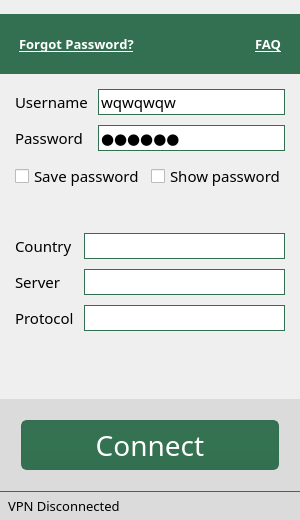
<?xml version="1.0" encoding="UTF-8"?>
<ui version="4.0">
 <class>ConnectWindow</class>
 <widget class="QWidget" name="ConnectWindow">
  <property name="geometry">
   <rect>
    <x>0</x>
    <y>0</y>
    <width>300</width>
    <height>520</height>
   </rect>
  </property>
  <property name="minimumSize">
   <size>
    <width>300</width>
    <height>300</height>
   </size>
  </property>
  <property name="maximumSize">
   <size>
    <width>300</width>
    <height>520</height>
   </size>
  </property>
  <property name="contextMenuPolicy">
   <enum>Qt::DefaultContextMenu</enum>
  </property>
  <property name="windowTitle">
   <string>ConnectWindow</string>
  </property>
  <property name="styleSheet">
   <string notr="true"/>
  </property>
  <layout class="QVBoxLayout" name="verticalLayout">
   <property name="spacing">
    <number>0</number>
   </property>
   <property name="leftMargin">
    <number>0</number>
   </property>
   <property name="topMargin">
    <number>0</number>
   </property>
   <property name="rightMargin">
    <number>0</number>
   </property>
   <property name="bottomMargin">
    <number>0</number>
   </property>
   <item>
    <widget class="QLabel" name="label">
     <property name="minimumSize">
      <size>
       <width>0</width>
       <height>0</height>
      </size>
     </property>
     <property name="styleSheet">
      <string notr="true">/*background-image: url(:/MainWindow/Images/Logo.png);*/</string>
     </property>
     <property name="text">
      <string/>
     </property>
     <property name="pixmap">
      <pixmap resource="mainwindow.qrc">:/MainWindow/Images/Logo.png</pixmap>
     </property>
     <property name="alignment">
      <set>Qt::AlignCenter</set>
     </property>
    </widget>
   </item>
   <item>
    <widget class="QWidget" name="horizontalWidget_2" native="true">
     <property name="styleSheet">
      <string notr="true">background-color: rgba(51, 111, 81, 255);
padding-top:10;
padding-bottom:10;
color: #FFFFFF</string>
     </property>
     <layout class="QHBoxLayout" name="horizontalLayout_4">
      <property name="leftMargin">
       <number>15</number>
      </property>
      <property name="rightMargin">
       <number>15</number>
      </property>
      <item>
       <widget class="QLabel" name="lbForgotPass">
        <property name="font">
         <font>
          <family>Myriad Pro Light</family>
          <pointsize>10</pointsize>
          <weight>75</weight>
          <italic>false</italic>
          <bold>true</bold>
          <kerning>false</kerning>
         </font>
        </property>
        <property name="styleSheet">
         <string notr="true">color: rgb(255, 255, 255);</string>
        </property>
        <property name="text">
         <string>&lt;!DOCTYPE HTML PUBLIC &quot;-//W3C//DTD HTML 4.0//EN&quot; &quot;http://www.w3.org/TR/REC-html40/strict.dtd&quot;&gt;
&lt;html&gt;&lt;head&gt;&lt;meta name=&quot;qrichtext&quot; content=&quot;1&quot; /&gt;&lt;style type=&quot;text/css&quot;&gt;
p, li { white-space: pre-wrap; }
&lt;/style&gt;&lt;/head&gt;&lt;body style=&quot; font-family:'Myriad Pro Light'; font-size:10pt; font-weight:600; font-style:normal;&quot;&gt;
&lt;p style=&quot; margin-top:0px; margin-bottom:0px; margin-left:0px; margin-right:0px; -qt-block-indent:0; text-indent:0px;&quot;&gt;&lt;a href=&quot;http://&quot;&gt;&lt;span style=&quot; text-decoration: underline; color:#ffffff;&quot;&gt;Forgot Password?&lt;/span&gt;&lt;/a&gt;&lt;/p&gt;&lt;/body&gt;&lt;/html&gt;</string>
        </property>
        <property name="openExternalLinks">
         <bool>false</bool>
        </property>
       </widget>
      </item>
      <item>
       <widget class="QLabel" name="lbFaq">
        <property name="font">
         <font>
          <family>Myriad Pro Light</family>
          <pointsize>10</pointsize>
          <weight>75</weight>
          <bold>true</bold>
         </font>
        </property>
        <property name="styleSheet">
         <string notr="true"/>
        </property>
        <property name="text">
         <string>&lt;!DOCTYPE HTML PUBLIC &quot;-//W3C//DTD HTML 4.0//EN&quot; &quot;http://www.w3.org/TR/REC-html40/strict.dtd&quot;&gt;
&lt;html&gt;&lt;head&gt;&lt;meta name=&quot;qrichtext&quot; content=&quot;1&quot; /&gt;&lt;style type=&quot;text/css&quot;&gt;
p, li { white-space: pre-wrap; }
&lt;/style&gt;&lt;/head&gt;&lt;body style=&quot; font-family:'Myriad Pro Light'; font-size:10pt; font-weight:600; font-style:normal;&quot;&gt;
&lt;p style=&quot; margin-top:0px; margin-bottom:0px; margin-left:0px; margin-right:0px; -qt-block-indent:0; text-indent:0px;&quot;&gt;&lt;a href=&quot;http://&quot;&gt;&lt;span style=&quot; text-decoration: underline; color:#ffffff;&quot;&gt;FAQ&lt;/span&gt;&lt;/a&gt;&lt;/p&gt;&lt;/body&gt;&lt;/html&gt;</string>
        </property>
        <property name="alignment">
         <set>Qt::AlignRight|Qt::AlignTrailing|Qt::AlignVCenter</set>
        </property>
        <property name="openExternalLinks">
         <bool>false</bool>
        </property>
       </widget>
      </item>
     </layout>
    </widget>
   </item>
   <item>
    <widget class="QWidget" name="widget" native="true">
     <property name="styleSheet">
      <string notr="true">QLineEdit{
    border: 1px solid  rgba(51, 111, 81, 255);
}

QLineEdit::disabled{
    background-color    : rgb(226, 226, 226, 110);
}</string>
     </property>
     <layout class="QFormLayout" name="formLayout_2">
      <property name="horizontalSpacing">
       <number>10</number>
      </property>
      <property name="verticalSpacing">
       <number>10</number>
      </property>
      <property name="leftMargin">
       <number>15</number>
      </property>
      <property name="topMargin">
       <number>15</number>
      </property>
      <property name="rightMargin">
       <number>15</number>
      </property>
      <item row="0" column="0">
       <widget class="QLabel" name="label_4">
        <property name="font">
         <font>
          <family>Myriad Pro</family>
          <pointsize>11</pointsize>
         </font>
        </property>
        <property name="text">
         <string>Username</string>
        </property>
       </widget>
      </item>
      <item row="1" column="0">
       <widget class="QLabel" name="label_5">
        <property name="font">
         <font>
          <family>Myriad Pro</family>
          <pointsize>11</pointsize>
         </font>
        </property>
        <property name="text">
         <string>Password</string>
        </property>
       </widget>
      </item>
      <item row="0" column="1">
       <widget class="QLineEdit" name="edLogin">
        <property name="font">
         <font>
          <family>Myriad Pro</family>
          <pointsize>11</pointsize>
         </font>
        </property>
        <property name="styleSheet">
         <string notr="true"/>
        </property>
        <property name="inputMethodHints">
         <set>Qt::ImhNone</set>
        </property>
        <property name="text">
         <string>wqwqwqw</string>
        </property>
       </widget>
      </item>
      <item row="1" column="1">
       <widget class="QLineEdit" name="edPassword">
        <property name="font">
         <font>
          <family>Minion Pro</family>
          <pointsize>11</pointsize>
          <weight>50</weight>
          <italic>false</italic>
          <bold>false</bold>
         </font>
        </property>
        <property name="styleSheet">
         <string notr="true">QLineEdit{
lineedit-password-character: 42;
}</string>
        </property>
        <property name="inputMethodHints">
         <set>Qt::ImhHiddenText|Qt::ImhNoAutoUppercase|Qt::ImhNoPredictiveText|Qt::ImhSensitiveData</set>
        </property>
        <property name="text">
         <string>wqwqwq</string>
        </property>
        <property name="echoMode">
         <enum>QLineEdit::Password</enum>
        </property>
       </widget>
      </item>
     </layout>
    </widget>
   </item>
   <item>
    <layout class="QHBoxLayout" name="horizontalLayout">
     <property name="leftMargin">
      <number>15</number>
     </property>
     <property name="rightMargin">
      <number>15</number>
     </property>
     <item>
      <widget class="QCheckBox" name="cbSavePassword">
       <property name="font">
        <font>
         <family>Myriad Pro</family>
         <pointsize>11</pointsize>
        </font>
       </property>
       <property name="text">
        <string>Save password</string>
       </property>
      </widget>
     </item>
     <item>
      <widget class="QCheckBox" name="chShowPass">
       <property name="font">
        <font>
         <family>Myriad Pro</family>
         <pointsize>11</pointsize>
        </font>
       </property>
       <property name="text">
        <string>Show password</string>
       </property>
      </widget>
     </item>
    </layout>
   </item>
   <item>
    <spacer name="verticalSpacer_2">
     <property name="orientation">
      <enum>Qt::Vertical</enum>
     </property>
     <property name="sizeHint" stdset="0">
      <size>
       <width>20</width>
       <height>61</height>
      </size>
     </property>
    </spacer>
   </item>
   <item>
    <widget class="QWidget" name="widget" native="true">
     <property name="styleSheet">
      <string notr="true">QComboBox {
    border: 1px solid  rgba(51, 111, 81, 255);

     padding-left: 5;
     background-color: rgb(255, 255, 255);
}

QComboBox::disabled{
    background-color    : rgb(226, 226, 226, 110);
}

QComboBox::drop-down {
   border: 0px;
   width: 25;
   padding-right: 10;
}

QComboBox::down-arrow {
    image: url(:/MainWindow/Images/ComboBoxArrow.png);
 }
</string>
     </property>
     <layout class="QFormLayout" name="formLayout">
      <property name="fieldGrowthPolicy">
       <enum>QFormLayout::AllNonFixedFieldsGrow</enum>
      </property>
      <property name="horizontalSpacing">
       <number>10</number>
      </property>
      <property name="verticalSpacing">
       <number>10</number>
      </property>
      <property name="leftMargin">
       <number>15</number>
      </property>
      <property name="rightMargin">
       <number>15</number>
      </property>
      <item row="0" column="0">
       <widget class="QLabel" name="label_8">
        <property name="font">
         <font>
          <family>Myriad Pro</family>
          <pointsize>11</pointsize>
         </font>
        </property>
        <property name="text">
         <string>Country</string>
        </property>
       </widget>
      </item>
      <item row="0" column="1">
       <widget class="QComboBox" name="cbCountry">
        <property name="font">
         <font>
          <family>Myriad Pro</family>
          <pointsize>11</pointsize>
         </font>
        </property>
        <property name="styleSheet">
         <string notr="true"/>
        </property>
       </widget>
      </item>
      <item row="1" column="0">
       <widget class="QLabel" name="label_2">
        <property name="font">
         <font>
          <family>Myriad Pro</family>
          <pointsize>11</pointsize>
         </font>
        </property>
        <property name="text">
         <string>Server</string>
        </property>
       </widget>
      </item>
      <item row="1" column="1">
       <widget class="QComboBox" name="cbServer">
        <property name="font">
         <font>
          <family>Myriad Pro</family>
          <pointsize>11</pointsize>
         </font>
        </property>
       </widget>
      </item>
      <item row="2" column="0">
       <widget class="QLabel" name="label_3">
        <property name="font">
         <font>
          <family>Myriad Pro</family>
          <pointsize>11</pointsize>
         </font>
        </property>
        <property name="text">
         <string>Protocol</string>
        </property>
       </widget>
      </item>
      <item row="2" column="1">
       <widget class="QComboBox" name="cbProtocol">
        <property name="font">
         <font>
          <family>Myriad Pro</family>
          <pointsize>11</pointsize>
         </font>
        </property>
       </widget>
      </item>
     </layout>
    </widget>
   </item>
   <item>
    <spacer name="verticalSpacer">
     <property name="orientation">
      <enum>Qt::Vertical</enum>
     </property>
     <property name="sizeType">
      <enum>QSizePolicy::Minimum</enum>
     </property>
     <property name="sizeHint" stdset="0">
      <size>
       <width>20</width>
       <height>57</height>
      </size>
     </property>
    </spacer>
   </item>
   <item>
    <widget class="QWidget" name="horizontalWidget_2" native="true">
     <property name="styleSheet">
      <string notr="true">background-color: #dbdbdb;
font: 21pt &quot;Myriad Pro&quot;;
</string>
     </property>
     <layout class="QHBoxLayout" name="horizontalLayout_2">
      <item>
       <widget class="QPushButton" name="btnConnect">
        <property name="minimumSize">
         <size>
          <width>0</width>
          <height>70</height>
         </size>
        </property>
        <property name="font">
         <font>
          <family>Myriad Pro</family>
          <pointsize>21</pointsize>
          <weight>50</weight>
          <italic>false</italic>
          <bold>false</bold>
         </font>
        </property>
        <property name="styleSheet">
         <string notr="true">QPushButton {  
    color: rgb(255, 255, 255);
    border-radius: 6px;
    border:  2px solid rgba(51, 111, 81, 255);
    padding-top: 5;
    padding-bottom :5;
    background-color: qlineargradient(spread:pad, x1:0, y1:1, x2:0, y2:0, stop:0 rgba(51, 111, 81, 255), stop:0.517045 rgba(52, 115, 81, 255), stop:1 rgba(53, 112, 83, 255));
    margin-left: 10px;
    margin-right: 10px;
    margin-top: 10px;
    margin-bottom: 10px;
}

QPushButton::hover {    
    border:  2px solid  rgb(78, 171, 125);
}

QPushButton::pressed {  
}</string>
        </property>
        <property name="text">
         <string>Connect</string>
        </property>
       </widget>
      </item>
     </layout>
    </widget>
   </item>
   <item>
    <widget class="QLabel" name="lbStatus">
     <property name="font">
      <font>
       <family>Myriad Pro Light</family>
       <pointsize>10</pointsize>
       <weight>50</weight>
       <bold>false</bold>
       <kerning>true</kerning>
      </font>
     </property>
     <property name="styleSheet">
      <string notr="true">QLabel {
    background-color: #dbdbdb;
    padding: 5px;
    border-top: 1px solid rgb(51, 111, 81);
}</string>
     </property>
     <property name="text">
      <string>VPN Disconnected</string>
     </property>
    </widget>
   </item>
  </layout>
 </widget>
 <layoutdefault spacing="6" margin="11"/>
 <resources>
  <include location="mainwindow.qrc"/>
 </resources>
 <connections/>
</ui>
